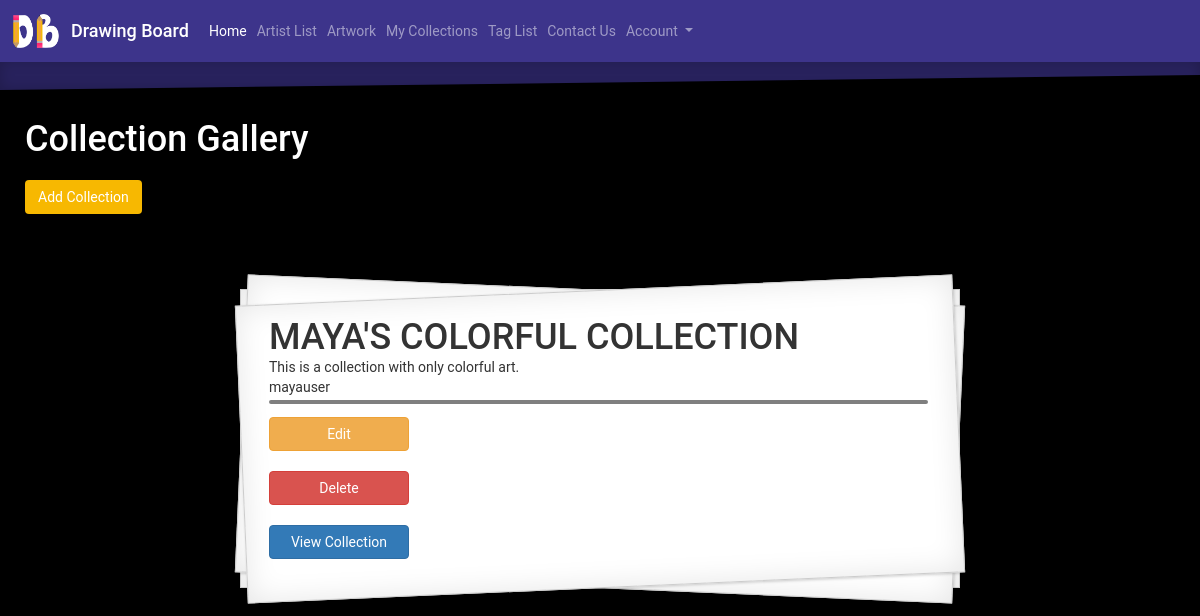
Screenshot of /collection_list (signed in) with the database file from the repository.
### gallery/models.py (models this page shows, shortened)
class Collection(models.Model):
    collection_name = models.CharField(max_length=200)
    collection_description = models.TextField(max_length=280, null=True, blank=True)
    collection_artist = models.ForeignKey('Artist', on_delete=models.CASCADE)
    artwork = models.ManyToManyField(Artwork, blank=True)

class Artist(models.Model):
    user = models.OneToOneField(User, on_delete=models.CASCADE)
    artist_role = models.BooleanField(default=False)
    description = models.TextField(max_length=280, null=True, blank=True)  # this is the default for all descriptions
    profile_picture = models.ImageField(upload_to='images/', null=True, blank=True)
    def __str__(self):
        return f'{self.user}'

### gallery/views.py (the view)
# urls.py: path('collection_list', views.collection_list, name='collection_list'),
def collection_list(request):
    collection = Collection.objects.all()
    return render(request, 'gallery/collection_list.html',
                  {'collections': collection})

### gallery/templates/gallery/collection_list.html (shortened to what this page needs)
<!DOCTYPE html>
<html lang="en">
{% extends 'gallery/base.html' %}
{% load static %}
{% block content %}
    <head>
    </head>
    <body style="min-width: 411px">
    <div style="top: 70px; position: relative; z-index: 0">
        <h1 style="color: white; left: 25px; position: relative">Collection Gallery</h1>
        <a href="{% url 'gallery:collection_new' %}" class="btn btn-dark" style="background-color: #f7b801; left: 25px; margin-top: 10px; position: relative">Add Collection</a>
        {% for collection in collections %}
            {% if request.user.is_superuser or user.get_username == collection.collection_artist|stringformat:"s" %}
                <div class="Card">
                    <div class="Card-body">
                        <h1 class="Card-title">{{ collection.collection_name }}</h1>
                        <p class="Card-description">
                            {{ collection.collection_description }}
                            <br>
                            {{ collection.collection_artist }}
                        <hr style="border: 2px solid black; border-radius: 3px; opacity: .5; margin: 3px; margin-left: 0; position: relative"></p>
                        {% if request.user.is_superuser or user.get_username == collection.collection_artist|stringformat:"s" %}
                            <a href="{% url 'gallery:collection_edit' pk=collection.pk %}" class="btn btn-warning" style="width: 10em">Edit</a>
                            <br style="margin: 1px; position: relative">
                            <a href="{% url 'gallery:collection_delete' pk=collection.pk %}" onclick="return confirm('Are you sure you want to delete?')" class="btn btn-danger" style="width: 10em">Delete</a>
                            <br style="margin: 1px; position: relative">
                            <a href="{% url 'gallery:collection_view' pk=collection.pk %}" class="btn btn-primary" style="width: 10em">View Collection</a>
                        {% endif %}
                    </div>
                </div>
            {% endif %}
        {% endfor %}
    </div>
    </body>
    </html>
{% endblock %}

### gallery/templates/gallery/base.html (style rules this page uses)
body, html { font-family: 'Roboto', sans-serif; height: 100%; background-color: black; }

### gallery/templates/gallery/collection_list.html (style rules this page uses)
.Card { display: flex; justify-content: center; margin-top: 25px; width: 100%; min-height: 26rem; }
.Card-body { --margin: 2em; display: flex; flex-direction: column; justify-content: center; flex-basis: 60%; margin-top: var(--margin); margin-bottom: var(--margin); margin-left: -5em; padding: 0 1.4em; background-color: #fff; box-shadow: rgba(0,0,0,.2) 0 .2em .2em; }
.Card-title { margin-bottom: .4em; text-transform: uppercase; }
.Card-title, .Card-description { margin: 0; }
.Card-body, .Card-body:before, .Card-body:after { background-color: #fff; border: 1px solid #ccc; box-shadow: inset 0 0 30px rgba(0,0,0,0.1), 1px 1px 3px rgba(0,0,0,0.2); z-index: 4; }
.Card-body { position: relative; width: 100%; padding: 2em; margin: 50px auto; }
.Card-body:before, .Card-body:after { content: ""; position: absolute; left: 0; top: 0; width: 100%; height: 100%; -webkit-transform: rotateZ(2.5deg); -o-transform: rotate(2.5deg); transform: rotateZ(2.5deg); z-index: -1; }
.Card-body:after { -webkit-transform: rotateZ(-2.5deg); -o-transform: rotate(-2.5deg); transform: rotateZ(-2.5deg); }

### rows the page displays
Collection: collection_name "MAYA'S COLORFUL COLLECTION", collection_description "This is a collection with only colorful art.", collection_artist "mayauser", shows "Edit"
